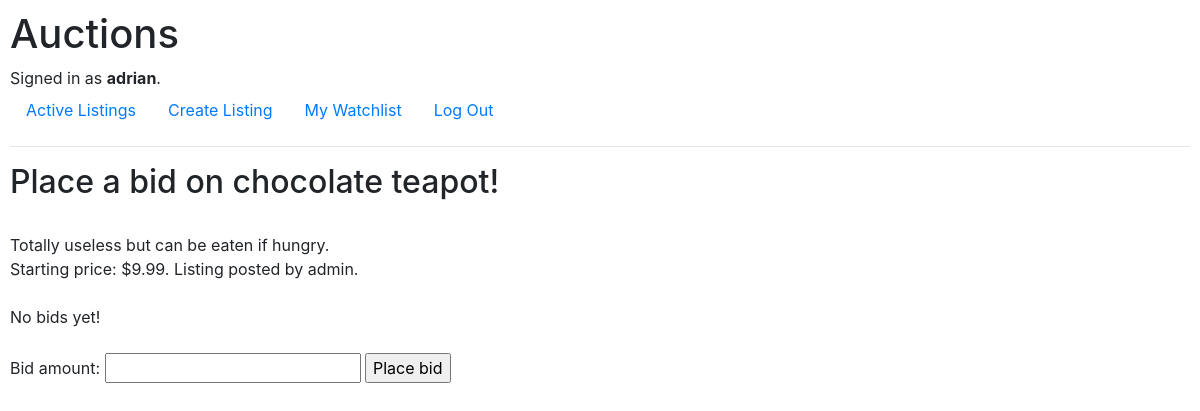
The page /bidding_page/chocolate teapot (signed in) on the database as committed earlier.
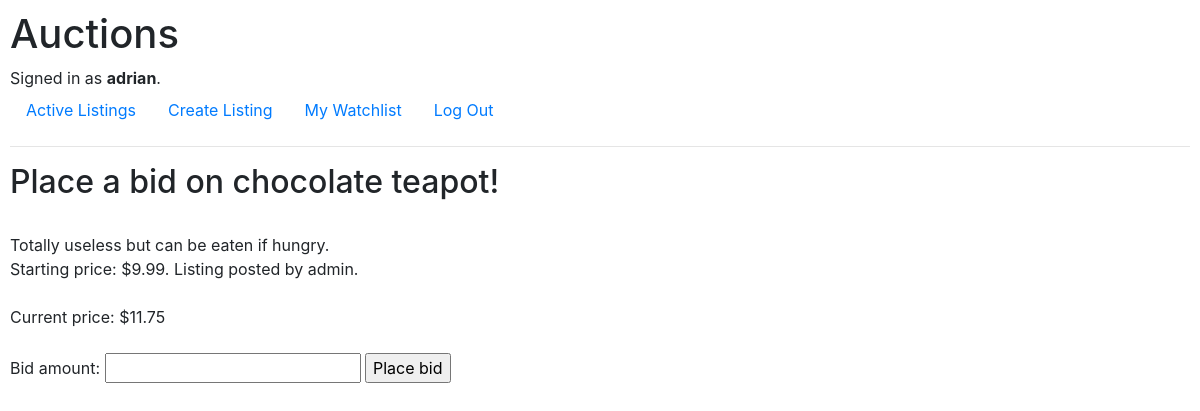
The same page on the database as committed later.
### auctions/models.py (models this page shows, shortened)
class AuctionListing(models.Model):
    listing_name = models.CharField(max_length=64)
    starting_price = models.DecimalField(max_digits=6, decimal_places=2)
    current_price = models.DecimalField(max_digits=6, decimal_places=2, default=0.00)
    listed_by = models.ForeignKey(User, on_delete=models.CASCADE)
    listing_description = models.TextField(max_length=5120)
    is_closed = models.BooleanField(default=False)

class User(AbstractUser):
    pass

### auctions/views.py (the view)
# urls.py: path("bidding_page/<str:listing_name>", views.bidding_page, name="bidding_page"),
@login_required
def bidding_page(request, listing_name):
    error_message = None
    success_message = None
    listing = AuctionListing.objects.get(listing_name=listing_name)
    if request.method == 'POST':
        bid_form = ListingBidForm(request.POST)
        bid_form.instance.bidder_name = request.user
        bid_form.instance.for_listing = listing
        if bid_form.is_valid():
            bid_amount = bid_form.cleaned_data['bid_amount']
            if listing.starting_price < bid_amount  and bid_amount > listing.current_price:
                listing.current_price = bid_amount
                bid_form.save()
                listing.save()
                success_message = "Bid placed successfully!"
            else:
                error_message = "Please ensure your bid amount is higher than the current price!"
    else:
        bid_form = ListingBidForm()
    return render(request, "auctions/bidding_page.html", {
        "listing": listing,
        "bid_form": bid_form,
        "error_message": error_message,
        "success_message": success_message
    })

### auctions/forms.py
class ListingBidForm(ModelForm):
    class Meta:
        model = ListingBid
        fields = ["bid_amount"]

### auctions/templates/auctions/bidding_page.html (shortened to what this page needs)
{% extends "auctions/layout.html" %}
{% block body %}
    <h2>Place a bid on {{ listing.listing_name }}!</h2>
    <br>
    <form action="{% url 'bidding_page' listing.listing_name %}" method="post" name="place_bid_form">
    <div>{{ listing.listing_description }}</div>
    <div>Starting price: ${{ listing.starting_price }}. Listing posted by {{ listing.listed_by }}.</div><br>
    {% if listing.current_price == 0.00 %}
        <div>No bids yet!</div>
    {% else %}
        <div>Current price: ${{ listing.current_price }}</div>
    {% endif %}
    <br>
    {{ bid_form }}
    <input type="submit" name="place_bid" value="Place bid">
    </form><br>
{% endblock %}

Rows that differ between the two databases and show on the page:
changed AuctionListing "chocolate teapot": current_price (not shown) → "11.75"
Other text that changed with them:
text no longer shown: "No bids yet!"
text now shown: "Current price: $"
